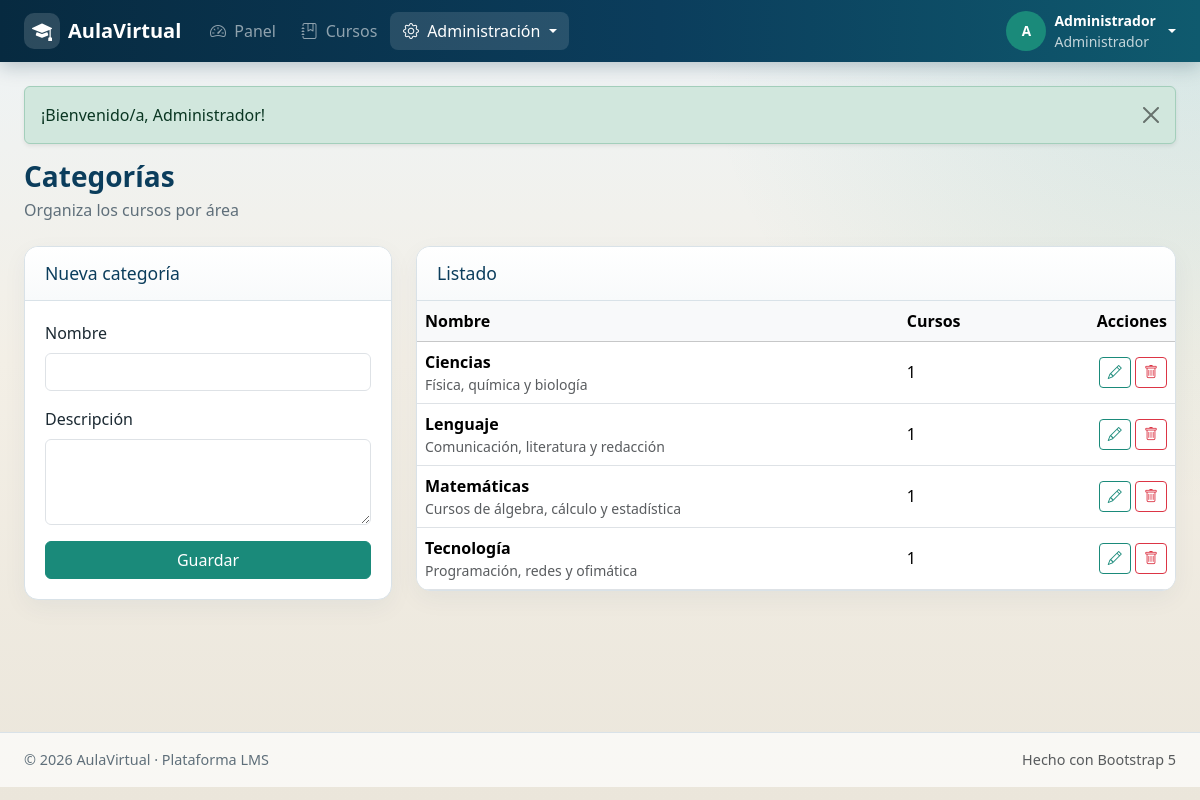
/admin/categorias.php (signed in), run on the app's committed database.
### tables this page shows
CREATE TABLE categories (
    id INT AUTO_INCREMENT PRIMARY KEY,
    name VARCHAR(100) NOT NULL,
    description TEXT DEFAULT NULL,
    created_at TIMESTAMP DEFAULT CURRENT_TIMESTAMP
);

### config/base_datos.php (called while the page is built, shortened)
<?php
class BaseDatos
{
    private static ?PDO $instancia = null;
    public static function obtenerConexion(): PDO
    {
        if (self::$instancia === null) {
            $dsn = 'mysql:host=' . BD_HOST . ';dbname=' . BD_NOMBRE . ';charset=' . BD_CHARSET;
            self::$instancia = new PDO($dsn, BD_USUARIO, BD_CLAVE, [
                PDO::ATTR_ERRMODE => PDO::ERRMODE_EXCEPTION,
                PDO::ATTR_DEFAULT_FETCH_MODE => PDO::FETCH_ASSOC,
                PDO::ATTR_EMULATE_PREPARES => false,
            ]);
        }
        return self::$instancia;
    }
}
function bd(): PDO
{
    return BaseDatos::obtenerConexion();
}

### includes/funciones.php (called while the page is built, shortened)
<?php
require_once __DIR__ . '/../config/base_datos.php';
function escapar(?string $valor): string
{
    return htmlspecialchars($valor ?? '', ENT_QUOTES, 'UTF-8');
}

### admin/categorias.php (the view, shortened to what this page needs)
<?php
require_once __DIR__ . '/../includes/funciones.php';
$categories = bd()->query(
    'SELECT cat.*, (SELECT COUNT(*) FROM courses c WHERE c.category_id = cat.id) AS courses_count
     FROM categories cat ORDER BY cat.name'
)->fetchAll();
require_once __DIR__ . '/../includes/encabezado.php';
?>
<div class="page-header">
    <div>
        <h1>Categorías</h1>
        <p class="subtitle">Organiza los cursos por área</p>
    </div>
</div>
<div class="row g-4">
    <div class="col-lg-4">
        <div class="panel">
            <div class="panel-header"><h2>Nueva categoría</h2></div>
            <div class="panel-body">
                <form method="post">
                    <div class="mb-3">
                        <label class="form-label">Nombre</label>
                        <input type="text" name="name" class="form-control" required>
                    </div>
                    <div class="mb-3">
                        <label class="form-label">Descripción</label>
                        <textarea name="description" class="form-control" rows="3"></textarea>
                    </div>
                    <button class="btn btn-primary w-100" type="submit">Guardar</button>
                </form>
            </div>
        </div>
    </div>
    <div class="col-lg-8">
        <div class="panel">
            <div class="panel-header"><h2>Listado</h2></div>
            <div class="panel-body p-0">
                <div class="table-responsive">
                    <table class="table table-hover mb-0">
                        <thead class="table-light">
                            <tr>
                                <th>Nombre</th>
                                <th>Cursos</th>
                                <th class="text-end">Acciones</th>
                            </tr>
                        </thead>
                        <tbody>
                            <?php foreach ($categories as $cat): ?>
                            <tr>
                                <td>
                                    <strong><?= escapar($cat['name']) ?></strong>
                                    <?php if ($cat['description']): ?>
                                        <div class="small text-muted"><?= escapar($cat['description']) ?></div>
                                    <?php endif; ?>
                                </td>
                                <td><?= (int) $cat['courses_count'] ?></td>
                                <td class="text-end">
                                    <button class="btn btn-sm btn-outline-primary" data-bs-toggle="modal" data-bs-target="#edit<?= (int) $cat['id'] ?>">
                                        <i class="bi bi-pencil"></i>
                                    </button>
                                    <form method="post" class="d-inline" onsubmit="return confirm('¿Eliminar categoría?');">
                                        <button class="btn btn-sm btn-outline-danger" type="submit"><i class="bi bi-trash"></i></button>
                                    </form>
                                </td>
                            </tr>
                            <?php endforeach; ?>
                        </tbody>
                    </table>
                </div>
            </div>
        </div>
    </div>
</div>
<?php require_once __DIR__ . '/../includes/pie.php'; ?>

### assets/css/style.css (style rules this page uses)
:root { --av-navy: #0b3d5c; --av-navy-dark: #072a40; --av-teal: #1a8a7a; --av-teal-light: #e6f5f2; --av-sand: #f3efe6; --av-ink: #1c2a33; --av-muted: #5f6f7a; --av-border: #d9e2e8; --av-card: #ffffff; --av-radius: 14px; }
* { box-sizing: border-box; }
body { font-family: "Segoe UI", "Trebuchet MS", Candara, sans-serif; color: var(--av-ink); background: var(--av-sand); min-height: 100vh; }
.app-body { background: radial-gradient(circle at top right, rgba(26, 138, 122, 0.12), transparent 35%), linear-gradient(180deg, #eef4f7 0%, var(--av-sand) 45%, #ebe6db 100%); }
.page-header { display: flex; flex-wrap: wrap; justify-content: space-between; align-items: flex-start; gap: 1rem; margin-bottom: 1.5rem; }
.page-header h1 { font-size: 1.75rem; font-weight: 700; margin: 0; color: var(--av-navy); }
.page-header .subtitle { color: var(--av-muted); margin: 0.25rem 0 0; }
.panel { background: var(--av-card); border: 1px solid var(--av-border); border-radius: var(--av-radius); box-shadow: 0 8px 24px rgba(11, 61, 92, 0.05); overflow: hidden; }
.panel-header { padding: 1rem 1.25rem; border-bottom: 1px solid var(--av-border); background: linear-gradient(180deg, #fff, #f8fafb); display: flex; justify-content: space-between; align-items: center; gap: 1rem; }
.panel-header h2, .panel-header h3 { margin: 0; font-size: 1.1rem; color: var(--av-navy); }
.panel-body { padding: 1.25rem; }
.btn-primary { --bs-btn-bg: var(--av-teal); --bs-btn-border-color: var(--av-teal); --bs-btn-hover-bg: #157567; --bs-btn-hover-border-color: #157567; --bs-btn-active-bg: #12685c; --bs-btn-active-border-color: #12685c; }
.btn-outline-primary { --bs-btn-color: var(--av-teal); --bs-btn-border-color: var(--av-teal); --bs-btn-hover-bg: var(--av-teal); --bs-btn-hover-border-color: var(--av-teal); --bs-btn-active-bg: #12685c; --bs-btn-active-border-color: #12685c; }
.table > :not(caption) > * > * { vertical-align: middle; }

### data on the page
categories: name "Ciencias", description "Física, química y biología", courses_count "1"
categories: name "Lenguaje", description "Comunicación, literatura y redacción", courses_count "1"
categories: name "Matemáticas", description "Cursos de álgebra, cálculo y estadística", courses_count "1"
categories: name "Tecnología", description "Programación, redes y ofimática", courses_count "1"

### other printed values
escapar(NOMBRE_APP) "AulaVirtual"
escapar(iniciales($usuario['name'])) "A"
escapar($usuario['name']) "Administrador"
escapar(etiqueta_rol($usuario['role'])) "Administrador"
escapar($mensaje['mensaje']) "¡Bienvenido/a, Administrador!"
